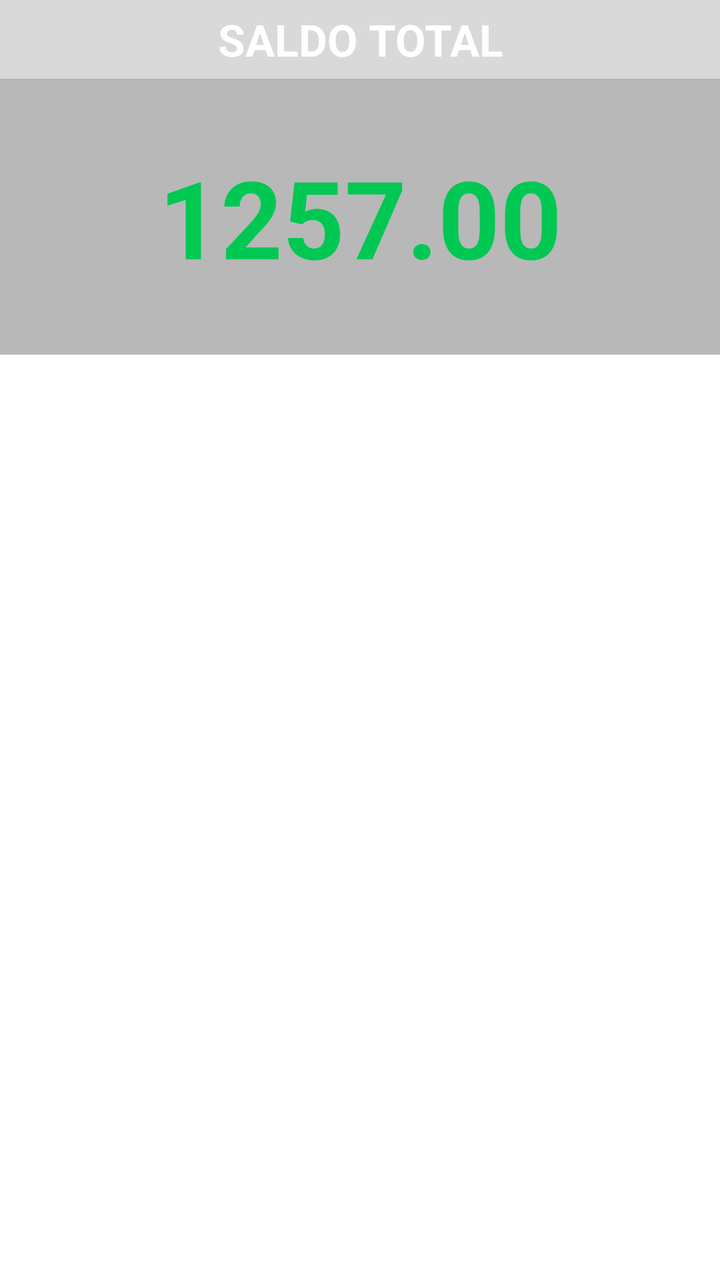
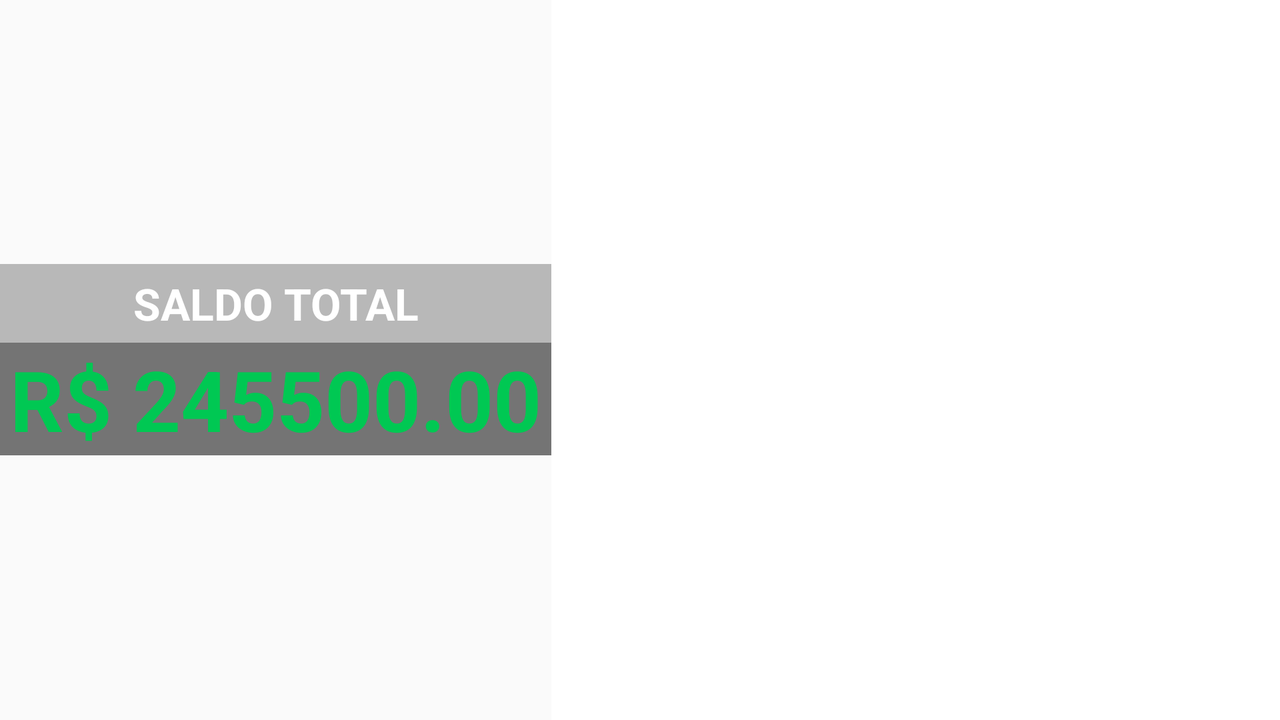

First picture: res/layout/ on a phone held upright. Second picture: the repository's own variant of that layout, on a device whose configuration matches the variant's folder. Source for both follows.
<!-- AndroidManifest.xml: application theme Theme.AppCompat.Light.NoActionBar -->
<!-- res/layout/fragment_inicio.xml -->
<?xml version="1.0" encoding="utf-8"?>
<FrameLayout xmlns:android="http://schemas.android.com/apk/res/android"
    xmlns:app="http://schemas.android.com/apk/res-auto"
    xmlns:tools="http://schemas.android.com/tools"
    android:layout_width="match_parent"
    android:layout_height="match_parent"
    tools:context=".inicio"
    android:background="@drawable/universo02" >


    <LinearLayout
        android:layout_width="match_parent"
        android:layout_height="match_parent"
        android:layout_gravity="top"
        android:orientation="vertical">

        <LinearLayout
            android:layout_width="match_parent"
            android:layout_height="wrap_content"
            android:gravity="center"
            android:orientation="vertical" >

            <TextView
                android:layout_width="match_parent"
                android:layout_height="wrap_content"
                android:background="#22000000"
                android:padding="5dp"
                android:text="SALDO TOTAL"
                android:textAlignment="center"
                android:textColor="#fff"
                android:textSize="22sp"
                android:textStyle="bold" />

            <android.support.constraint.ConstraintLayout
                android:layout_width="match_parent"
                android:layout_height="match_parent"
                android:background="#44000000"
                android:paddingBottom="25dp"
                android:paddingTop="25dp">

                <TextView
                    android:id="@+id/saldoTotal"
                    android:layout_width="0dp"
                    android:layout_height="wrap_content"
                    android:layout_marginBottom="8dp"
                    android:layout_marginEnd="8dp"
                    android:layout_marginLeft="8dp"
                    android:layout_marginRight="8dp"
                    android:layout_marginStart="8dp"
                    android:layout_marginTop="8dp"
                    android:layout_weight="1"
                    android:text="1257.00"
                    android:textAlignment="center"
                    android:textColor="@color/colorPrimary"
                    android:textSize="54sp"
                    android:textStyle="bold"
                    app:layout_constraintBottom_toBottomOf="parent"
                    app:layout_constraintEnd_toEndOf="parent"
                    app:layout_constraintStart_toStartOf="parent"
                    app:layout_constraintTop_toTopOf="parent" />

            </android.support.constraint.ConstraintLayout>

        </LinearLayout>

        <LinearLayout
            android:layout_width="match_parent"
            android:layout_height="match_parent"
            android:background="@color/white_basic"
            android:orientation="vertical">

            <ListView
                android:id="@+id/lvBancos"
                android:layout_width="match_parent"
                android:layout_height="match_parent" />

        </LinearLayout>

    </LinearLayout>

</FrameLayout>
<!-- resources referenced by this layout -->
<resources>
  <color name="colorPrimary">#00c853</color>
  <color name="white_basic">#ffffff</color>
</resources>
<!-- res/layout-land/fragment_inicio.xml (the repository's variant of the layout above) -->
<!-- drawn on the phone turned sideways -->
<?xml version="1.0" encoding="utf-8"?>
<FrameLayout xmlns:android="http://schemas.android.com/apk/res/android"
    xmlns:app="http://schemas.android.com/apk/res-auto"
    xmlns:tools="http://schemas.android.com/tools"
    android:layout_width="match_parent"
    android:layout_height="match_parent"
    tools:context=".inicio">


    <android.support.constraint.ConstraintLayout
        android:layout_width="match_parent"
        android:layout_height="match_parent"
        android:background="@drawable/praia02">

        <LinearLayout
            android:id="@+id/linearLayout4"
            android:layout_width="wrap_content"
            android:layout_height="0dp"
            android:gravity="center"
            android:orientation="vertical"
            android:paddingBottom="50dp"
            android:paddingTop="50dp"
            app:layout_constraintBottom_toBottomOf="parent"
            app:layout_constraintStart_toStartOf="parent"
            app:layout_constraintTop_toTopOf="parent">

            <TextView
                android:layout_width="match_parent"
                android:layout_height="wrap_content"
                android:background="#44000000"
                android:padding="5dp"
                android:text="SALDO TOTAL"
                android:textAlignment="center"
                android:textColor="#fff"
                android:textSize="22sp"
                android:textStyle="bold" />

            <TextView
                android:id="@+id/saldoTotal"
                android:layout_width="match_parent"
                android:layout_height="wrap_content"
                android:background="#88000000"
                android:paddingLeft="5dp"
                android:paddingRight="5dp"
                android:text="R$ 245500.00"
                android:textAlignment="center"
                android:textColor="@color/colorPrimary"
                android:textSize="42sp"
                android:textStyle="bold" />

        </LinearLayout>

        <LinearLayout
            android:layout_width="0dp"
            android:layout_height="0dp"
            android:orientation="vertical"
            android:background="@color/white_basic"
            app:layout_constraintBottom_toBottomOf="parent"
            app:layout_constraintEnd_toEndOf="parent"
            app:layout_constraintStart_toEndOf="@+id/linearLayout4"
            app:layout_constraintTop_toTopOf="parent">

            <ListView
                android:id="@+id/lvBancos"
                android:layout_width="match_parent"
                android:layout_height="match_parent" />

        </LinearLayout>

    </android.support.constraint.ConstraintLayout>

</FrameLayout>
